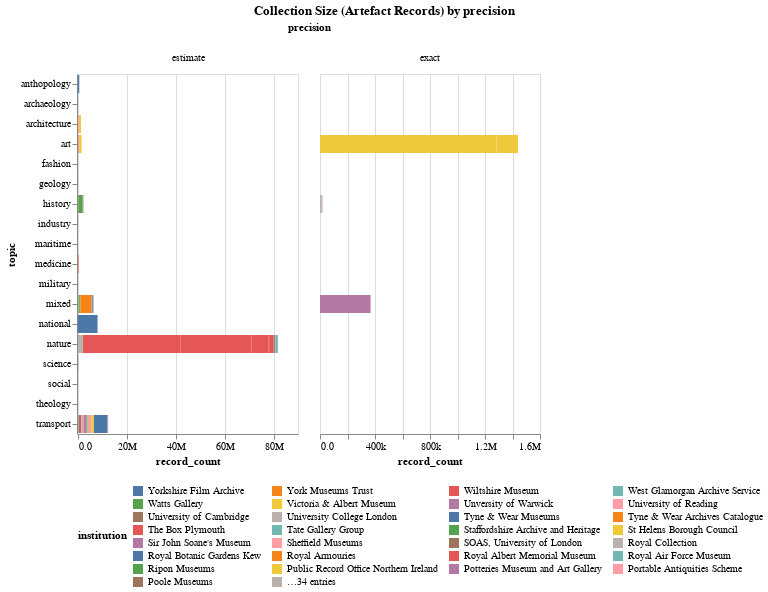

The notebook cell this image was saved under:
### Markdown cell above
## Collection with subcollections record size by precision

### Code cell
import altair as alt

title = alt.TitleParams('Collection Size (Artefact Records) by precision', anchor='middle')
alt.Chart(records_data, title=title).mark_bar().encode(
    column='precision:O',
    x='record_count:Q',
    y='topic:N',
    tooltip='subcollection',
    color=alt.Color('institution:N', sort='descending').legend(orient="bottom", titleOrient="left", columns=4)
).properties(width=220).resolve_scale(x='independent').configure(numberFormat='.2s')

### Figure 1 — Vega-Lite specification as saved in the notebook (floating-point values rounded to 4 significant figures)
{"config": {"view": {"continuousWidth": 300, "continuousHeight": 300}, "numberFormat": ".2s"}, "data": {"name": "data-0de5e3c2fbd3c950d7cc263b6c870044"}, "mark": {"type": "bar"}, "encoding": {"color": {"field": "institution", "legend": {"orient": "bottom", "titleOrient": "left", "columns": 4}, "sort": "descending", "type": "nominal"}, "column": {"field": "precision", "type": "ordinal"}, "tooltip": {"field": "subcollection", "type": "nominal"}, "x": {"field": "record_count", "type": "quantitative"}, "y": {"field": "topic", "type": "nominal"}}, "resolve": {"scale": {"x": "independent"}}, "title": {"text": "Collection Size (Artefact Records) by precision", "anchor": "middle"}, "width": 220, "$schema": "https://vega.github.io/schema/vega-lite/v5.17.0.json", "datasets": {"data-0de5e3c2fbd3c950d7cc263b6c870044": [{"institution": "Oxford University", "subcollection": "History of Science Museum", "sector": "university", "type": "museum", "topic": "science", "precision": "estimate", "record_count": 33592}, {"institution": "Oxford University", "subcollection": "Museum of Natural History", "sector": "university", "type": "museum", "topic": "nature", "precision": "estimate", "record_count": 505745}, {"institution": "Oxford University", "subcollection": "Pitt Rivers Museum", "sector": "university", "type": "museum", "topic": "anthopology", "precision": "estimate", "record_count": 513107}, {"institution": "University of Cambridge", "subcollection": "Whipple Museum of the History of Science", "sector": "university", "type": "museum", "topic": "science", "precision": "estimate", "record_count": 7148}, {"institution": "Durham University", "subcollection": "Oriental Museum", "sector": "university", "type": "museum", "topic": "art", "precision": "estimate", "record_count": 33234}, {"institution": "University College London", "subcollection": "Petrie Museum", "sector": "university", "type": "museum", "topic": "history", "precision": "estimate", "record_count": 83455}, {"institution": "University College London", "subcollection": "UCL Art Museum", "sector": "university", "type": "museum", "topic": "art", "precision": "estimate", "record_count": 10712}, {"institution": "University College London", "subcollection": "UCL Pathology Collection", "sector": "university", "type": "museum", "topic": "medicine", "precision": "estimate", "record_count": 8817}, {"institution": "University College London", "subcollection": "UCL Pathology Collection", "sector": "university", "type": "museum", "topic": "science", "precision": "estimate", "record_count": 1462}, {"institution": "Glasgow Woman's Library", "subcollection": "Museum Collections", "sector": "library", "type": "museum", "topic": "mixed", "precision": "estimate", "record_count": 3567}, {"institution": "National Museum of the Royal Navy", "subcollection": "Museum Collection", "sector": "national", "type": "museum", "topic": "architecture", "precision": "estimate", "record_count": 195690}, {"institution": "National Museums Scotland", "subcollection": "Museum Collection", "sector": "national", "type": "museum", "topic": "architecture", "precision": "estimate", "record_count": 820000}, {"institution": "National Waterways Museum", "subcollection": "Museum Collection", "sector": "national", "type": "museum", "topic": "transport", "precision": "estimate", "record_count": 4574}, {"institution": "Government Art Collection", "subcollection": "Museum Collection", "sector": "national", "type": "museum", "topic": "transport", "precision": "estimate", "record_count": 15247}, {"institution": "People's History Museum", "subcollection": "Museum Collection", "sector": "national", "type": "museum", "topic": "transport", "precision": "estimate", "record_count": 5680}, {"institution": "Portable Antiquities Scheme", "subcollection": "Museum Collection", "sector": "national", "type": "museum", "topic": "transport", "precision": "estimate", "record_count": 1133397}, {"institution": "Royal Air Force Museum", "subcollection": "Museum Collection", "sector": "national", "type": "museum", "topic": "transport", "precision": "estimate", "record_count": 1344}, {"institution": "Royal Botanic Gardens Kew", "subcollection": "Museum Collection", "sector": "national", "type": "museum", "topic": "transport", "precision": "estimate", "record_count": 5700000}, {"institution": "Royal Collection", "subcollection": "Museum Collection", "sector": "national", "type": "museum", "topic": "transport", "precision": "estimate", "record_count": 289595}, {"institution": "Staffordshire Archive and Heritage", "subcollection": "Museum Collection", "sector": "regional", "type": "museum", "topic": "mixed", "precision": "estimate", "record_count": 57017}, {"institution": "Courtauld Gallery", "subcollection": "Museum Collection", "sector": "independent", "type": "museum", "topic": "mixed", "precision": "estimate", "record_count": 33501}, {"institution": "Dulwich Picture Gallery", "subcollection": "Museum Collection", "sector": "independent", "type": "museum", "topic": "mixed", "precision": "estimate", "record_count": 33501}, {"institution": "Chatham Historic Dockyard", "subcollection": "Museum Collection", "sector": "independent", "type": "museum", "topic": "art", "precision": "estimate", "record_count": 1548}, {"institution": "Colchester and Ipswich Museums", "subcollection": "Museum Collection", "sector": "independent", "type": "museum", "topic": "art", "precision": "estimate", "record_count": 220000}, {"institution": "London Transport Museum", "subcollection": "Museum Collection", "sector": "independent", "type": "museum", "topic": "art", "precision": "estimate", "record_count": 271610}, {"institution": "Food Museum", "subcollection": "Museum Collection", "sector": "independent", "type": "museum", "topic": "art", "precision": "estimate", "record_count": 32040}, {"institution": "Watts Gallery", "subcollection": "Museum Collection", "sector": "regional", "type": "museum", "topic": "military", "precision": "estimate", "record_count": 7756}, {"institution": "Aberdeen Archives, Gallery and Museums", "subcollection": "Museum Collection", "sector": "regional", "type": "museum", "topic": "medicine", "precision": "estimate", "record_count": 151529}, {"institution": "Black Country Living Museum", "subcollection": "Museum Collection", "sector": "regional", "type": "museum", "topic": "industry", "precision": "estimate", "record_count": 4903}, {"institution": "The Box Plymouth", "subcollection": "Museum Collection", "sector": "regional", "type": "museum", "topic": "industry", "precision": "estimate", "record_count": 21691}, {"institution": "Colchester and Ipswich Museums", "subcollection": "Museum Collection", "sector": "regional", "type": "museum", "topic": "transport", "precision": "estimate", "record_count": 220000}, {"institution": "Dundee Heritage Trust", "subcollection": "Martime", "sector": "regional", "type": "museum", "topic": "maritime", "precision": "estimate", "record_count": 2411}, {"institution": "Dundee Heritage Trust", "subcollection": "Textiles", "sector": "regional", "type": "museum", "topic": "fashion", "precision": "estimate", "record_count": 5864}, {"institution": "Dundee Heritage Trust", "subcollection": "Dundee and Social History", "sector": "regional", "type": "museum", "topic": "social", "precision": "estimate", "record_count": 317}, {"institution": "Poole Museums", "subcollection": "Museum Collection", "sector": "regional", "type": "museum", "topic": "art", "precision": "estimate", "record_count": 1489}, {"institution": "Potteries Museum and Art Gallery", "subcollection": "Museum Collection", "sector": "regional", "type": "museum", "topic": "art", "precision": "estimate", "record_count": 1489}, {"institution": "Ripon Museums", "subcollection": "Museum Collection", "sector": "regional", "type": "museum", "topic": "art", "precision": "estimate", "record_count": 15}, {"institution": "Royal Albert Memorial Museum", "subcollection": "Museum Collection", "sector": "regional", "type": "museum", "topic": "art", "precision": "estimate", "record_count": 16000}, {"institution": "Sheffield Museums", "subcollection": "Museum Collection", "sector": "regional", "type": "museum", "topic": "art", "precision": "estimate", "record_count": 1000}, {"institution": "Tyne & Wear Museums", "subcollection": "Museum Collection", "sector": "regional", "type": "museum", "topic": "mixed", "precision": "estimate", "record_count": 490107}, {"institution": "Wiltshire Museum", "subcollection": "Museum Collection", "sector": "regional", "type": "museum", "topic": "mixed", "precision": "estimate", "record_count": 126410}, {"institution": "York Museums Trust", "subcollection": "Fine Art", "sector": "regional", "type": "museum", "topic": "art", "precision": "estimate", "record_count": 15733}, {"institution": "York Museums Trust", "subcollection": "Decorative Arts", "sector": "regional", "type": "museum", "topic": "art", "precision": "estimate", "record_count": 11080}, {"institution": "York Museums Trust", "subcollection": "Archaeology", "sector": "regional", "type": "museum", "topic": "archaeology", "precision": "estimate", "record_count": 21229}, {"institution": "York Museums Trust", "subcollection": "Biology", "sector": "regional", "type": "museum", "topic": "nature", "precision": "estimate", "record_count": 14282}, {"institution": "York Museums Trust", "subcollection": "Costume and Textiles", "sector": "regional", "type": "museum", "topic": "fashion", "precision": "estimate", "record_count": 15468}, {"institution": "York Museums Trust", "subcollection": "Geology", "sector": "regional", "type": "museum", "topic": "geology", "precision": "estimate", "record_count": 34048}, {"institution": "York Museums Trust", "subcollection": "Military History", "sector": "regional", "type": "museum", "topic": "military", "precision": "estimate", "record_count": 6838}, {"institution": "York Museums Trust", "subcollection": "Photographs", "sector": "regional", "type": "museum", "topic": "social", "precision": "estimate", "record_count": 5902}, {"institution": "York Museums Trust", "subcollection": "Social History", "sector": "regional", "type": "museum", "topic": "social", "precision": "estimate", "record_count": 29774}, {"institution": "Victoria & Albert Museum", "subcollection": "Victoria & Albert Museum", "sector": "dcms", "type": "museum", "topic": "art", "precision": "exact", "record_count": 1282240}, {"institution": "Museum of the Home", "subcollection": "Museum of the Home", "sector": "dcms", "type": "museum", "topic": "history", "precision": "exact", "record_count": 12200}, {"institution": "Horniman Museum", "subcollection": "Museum Collection", "sector": "dcms", "type": "museum", "topic": "history", "precision": "estimate", "record_count": 132612}, {"institution": "Imperial War Museums", "subcollection": "Museum Collection", "sector": "dcms", "type": "museum", "topic": "history", "precision": "estimate", "record_count": 1737698}, {"institution": "National Gallery", "subcollection": "Museum Collection", "sector": "dcms", "type": "museum", "topic": "history", "precision": "estimate", "record_count": 2626}, {"institution": "National Museums Liverpool", "subcollection": "Museum Collection", "sector": "dcms", "type": "museum", "topic": "history", "precision": "estimate", "record_count": 73682}, {"institution": "National Portrait Gallery", "subcollection": "Museum Collection", "sector": "dcms", "type": "museum", "topic": "history", "precision": "estimate", "record_count": 220000}, {"institution": "Natural History Museum", "subcollection": "Entomology collections", "sector": "dcms", "type": "museum", "topic": "nature", "precision": "estimate", "record_count": 34000000}, {"institution": "Natural History Museum", "subcollection": "Botany collections", "sector": "dcms", "type": "museum", "topic": "nature", "precision": "estimate", "record_count": 6000000}, {"institution": "Natural History Museum", "subcollection": "Zooology collections", "sector": "dcms", "type": "museum", "topic": "nature", "precision": "estimate", "record_count": 29000000}, {"institution": "Natural History Museum", "subcollection": "Palaeontology collections", "sector": "dcms", "type": "museum", "topic": "nature", "precision": "estimate", "record_count": 7000000}, {"institution": "Natural History Museum", "subcollection": "Mineralogy collections", "sector": "dcms", "type": "museum", "topic": "nature", "precision": "estimate", "record_count": 500000}, {"institution": "Natural History Museum", "subcollection": "Library and archive collections", "sector": "dcms", "type": "library", "topic": "nature", "precision": "estimate", "record_count": 1500000}, {"institution": "Royal Armouries", "subcollection": "Museum Collection", "sector": "dcms", "type": "museum", "topic": "nature", "precision": "estimate", "record_count": 65627}, {"institution": "Sir John Soane's Museum", "subcollection": "Museum Collection", "sector": "dcms", "type": "museum", "topic": "nature", "precision": "estimate", "record_count": 57164}, {"institution": "Tate Gallery Group", "subcollection": "Museum Collection", "sector": "dcms", "type": "museum", "topic": "nature", "precision": "estimate", "record_count": 79236}, {"institution": "British Museum", "subcollection": "Museum Collection", "sector": "dcms", "type": "museum", "topic": "nature", "precision": "estimate", "record_count": 2000000}, {"institution": "Oxford University", "subcollection": "History of Science Museum", "sector": "university", "type": "museum", "topic": "science", "precision": "estimate", "record_count": 21011}, {"institution": "Oxford University", "subcollection": "Bodleian Library", "sector": "university", "type": "library", "topic": "national", "precision": "estimate", "record_count": 8000000}, {"institution": "Manchester Metropolitan Unversity", "subcollection": "Special Collections", "sector": "university", "type": "library", "topic": "mixed", "precision": "estimate", "record_count": 28600}, {"institution": "SOAS, University of London", "subcollection": "Special Collections", "sector": "university", "type": "library", "topic": "mixed", "precision": "estimate", "record_count": 40337}, {"institution": "University of Reading", "subcollection": "Library Collection", "sector": "university", "type": "library", "topic": "history", "precision": "estimate", "record_count": 0}, {"institution": "Lambeth Palace Library", "subcollection": "Sion College Collections", "sector": "library", "type": "library", "topic": "theology", "precision": "estimate", "record_count": 15000}, {"institution": "National Museum of the Royal Navy", "subcollection": "Library Collection", "sector": "national", "type": "library", "topic": "architecture", "precision": "estimate", "record_count": 195690}, {"institution": "Royal Air Force Museum", "subcollection": "Library Collection", "sector": "national", "type": "library", "topic": "transport", "precision": "estimate", "record_count": 1344}, {"institution": "Staffordshire Archive and Heritage", "subcollection": "William Salt Library", "sector": "regional", "type": "library", "topic": "mixed", "precision": "estimate", "record_count": 139389}, {"institution": "Chatham Historic Dockyard", "subcollection": "Library Collection", "sector": "independent", "type": "library", "topic": "art", "precision": "estimate", "record_count": 1548}, {"institution": "Watts Gallery", "subcollection": "Library Collection", "sector": "regional", "type": "library", "topic": "military", "precision": "estimate", "record_count": 7756}, {"institution": "Victoria & Albert Museum", "subcollection": "National Art Library", "sector": "dcms", "type": "library", "topic": "art", "precision": "estimate", "record_count": 849000}, {"institution": "Museum of the Home", "subcollection": "Library Collection", "sector": "dcms", "type": "library", "topic": "history", "precision": "exact", "record_count": 6290}, {"institution": "Royal Armouries", "subcollection": "Library Collection", "sector": "dcms", "type": "library", "topic": "nature", "precision": "estimate", "record_count": 65627}, {"institution": "Sir John Soane's Museum", "subcollection": "Library Collection", "sector": "dcms", "type": "library", "topic": "nature", "precision": "estimate", "record_count": 57164}, {"institution": "University of Cambridge", "subcollection": "Whipple Museum of the History of Science", "sector": "university", "type": "museum", "topic": "science", "precision": "estimate", "record_count": 6979}, {"institution": "Unversity of Warwick", "subcollection": "Modern Records Centre", "sector": "university", "type": "archive", "topic": "mixed", "precision": "exact", "record_count": 367655}, {"institution": "University of Reading", "subcollection": "Archive Collection", "sector": "university", "type": "archive", "topic": "history", "precision": "estimate", "record_count": 186216}, {"institution": "National Waterways Museum", "subcollection": "Archive Collection", "sector": "national", "type": "archive", "topic": "transport", "precision": "estimate", "record_count": 53195}, {"institution": "Historic England Archive", "subcollection": "Archive Collection", "sector": "national", "type": "archive", "topic": "transport", "precision": "estimate", "record_count": 1000000}, {"institution": "Historic Environment", "subcollection": "Archive Collection", "sector": "national", "type": "archive", "topic": "transport", "precision": "estimate", "record_count": 1000000}, {"institution": "Royal Air Force Museum", "subcollection": "Archive Collection", "sector": "national", "type": "archive", "topic": "transport", "precision": "estimate", "record_count": 88}, {"institution": "Gwynedd Archive Services", "subcollection": "Archive Collection", "sector": "archives", "type": "archive", "topic": "transport", "precision": "estimate", "record_count": 12000}, {"institution": "Hampshire Archives and Local Studies", "subcollection": "Archive Collection", "sector": "archives", "type": "archive", "topic": "transport", "precision": "estimate", "record_count": 1000000}, {"institution": "Kresen Kernow", "subcollection": "Archive Collection", "sector": "archives", "type": "archive", "topic": "transport", "precision": "estimate", "record_count": 614909}, {"institution": "North East Wales Archives", "subcollection": "Archive Collection", "sector": "archives", "type": "archive", "topic": "transport", "precision": "estimate", "record_count": 338969}, {"institution": "Public Record Office Northern Ireland", "subcollection": "Archive Collection", "sector": "archives", "type": "archive", "topic": "transport", "precision": "estimate", "record_count": 1000000}, {"institution": "Staffordshire Archive and Heritage", "subcollection": "Stoke on Trent City Archives", "sector": "regional", "type": "archives", "topic": "mixed", "precision": "estimate", "record_count": 44238}, {"institution": "Staffordshire Archive and Heritage", "subcollection": "Staffordshire Record Office", "sector": "regional", "type": "archives", "topic": "mixed", "precision": "estimate", "record_count": 443779}, {"institution": "Staffordshire Archive and Heritage", "subcollection": "Stoke on Trent City Archives", "sector": "regional", "type": "archives", "topic": "mixed", "precision": "estimate", "record_count": 15606}, {"institution": "Tyne & Wear Archives Catalogue", "subcollection": "Archive Collection", "sector": "archives", "type": "archive", "topic": "mixed", "precision": "estimate", "record_count": 4602160}, {"institution": "West Glamorgan Archive Service", "subcollection": "Archive Collection", "sector": "archives", "type": "archive", "topic": "mixed", "precision": "estimate", "record_count": 230000}, {"institution": "Yorkshire Film Archive", "subcollection": "Archive Collection", "sector": "archives", "type": "archive", "topic": "mixed", "precision": "estimate", "record_count": 8483}, {"institution": "Chatham Historic Dockyard", "subcollection": "Archive Collection", "sector": "independent", "type": "archive", "topic": "art", "precision": "estimate", "record_count": 2058}, {"institution": "Watts Gallery", "subcollection": "Archive Collection", "sector": "regional", "type": "archive", "topic": "military", "precision": "estimate", "record_count": 668}, {"institution": "Aberdeen Archives, Gallery and Museums", "subcollection": "Archive Collection", "sector": "regional", "type": "archive", "topic": "medicine", "precision": "estimate", "record_count": 95798}, {"institution": "Bradford District Museums & Galleries", "subcollection": "Photographic Archive", "sector": "regional", "type": "archive", "topic": "mixed", "precision": "estimate", "record_count": 21878}, {"institution": "Ripon Museums", "subcollection": "Archive Collection", "sector": "regional", "type": "archive", "topic": "art", "precision": "estimate", "record_count": 5}, {"institution": "St Helens Borough Council", "subcollection": "Archive Collections", "sector": "regional", "type": "archive", "topic": "mixed", "precision": "estimate", "record_count": 93344}, {"institution": "Victoria & Albert Museum", "subcollection": "Victoria & Albert Museum Archives", "sector": "dcms", "type": "archive", "topic": "art", "precision": "exact", "record_count": 157835}, {"institution": "Royal Armouries", "subcollection": "Archive Collection", "sector": "dcms", "type": "archive", "topic": "nature", "precision": "estimate", "record_count": 130130}, {"institution": "Sir John Soane's Museum", "subcollection": "Archive Collection", "sector": "dcms", "type": "archive", "topic": "nature", "precision": "estimate", "record_count": 0}, {"institution": "Tate Gallery Group", "subcollection": "Archive Collection", "sector": "dcms", "type": "archive", "topic": "nature", "precision": "estimate", "record_count": 807060}]}}
